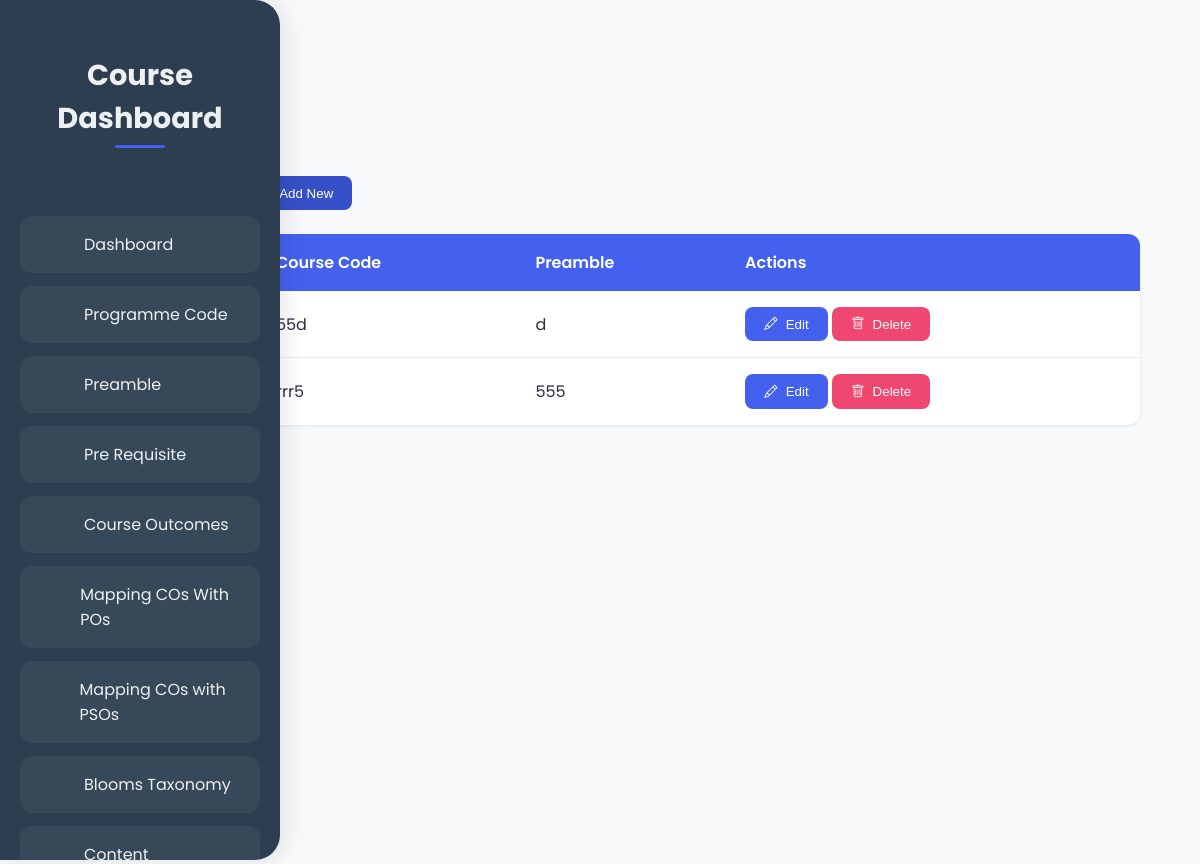
Page /menus/preamble.php on the committed database.
### tables this page shows
CREATE TABLE `preamble` (
  `id` int(11) NOT NULL,
  `course_code` varchar(50) NOT NULL,
  `preamble` text NOT NULL
);

### menus/preamble.php (the view, shortened to what this page needs)
<?php
include('../db_connect.php');
?>
<!DOCTYPE html>
<html lang="en">
<head>
    <link rel="stylesheet" href="https://cdn.jsdelivr.net/npm/bootstrap-icons@1.11.1/font/bootstrap-icons.css">
    <link rel="stylesheet" href="https://cdn.datatables.net/1.13.6/css/dataTables.bootstrap5.min.css">
    <link rel="stylesheet" href="../public/css/sidebar.css">
</head>
<body>
    <div class="container">
        <?php include('../sidebar.php'); ?>
        <div class="content-area">
            <button id="addNewBtn" onclick="showModal('addNewModal')" class="btn btn-success">Add New</button>
            <table id="preambleTable" class="table table-striped">
                <thead>
                    <tr>
                        <th>Course Code</th>
                        <th>Preamble</th>
                        <th>Actions</th>
                    </tr>
                </thead>
                <tbody>
                    <?php
                    $result = $conn->query("SELECT * FROM preamble");
                    while ($row = $result->fetch_assoc()):
                    ?>
                    <tr>
                        <td><?= htmlspecialchars($row['course_code']) ?></td>
                        <td><?= htmlspecialchars($row['preamble']) ?></td>
                        <td>
                            <button class="btn btn-primary"
                                    onclick="openEditModal(
                                        <?= $row['id'] ?>,
                                        '<?= $row['course_code'] ?>',
                                        `<?= addslashes($row['preamble']) ?>`
                                    )">
                                <i class="bi bi-pencil"></i> Edit
                            </button>
                            <form method="POST" style="display:inline;">
                                <button type="submit" class="btn btn-danger"
                                        onclick="return confirm('Are you sure?')">
                                    <i class="bi bi-trash"></i> Delete
                                </button>
                            </form>
                        </td>
                    </tr>
                    <?php endwhile; ?>
                </tbody>
            </table>
        </div>
    </div>
</body>
</html>

### public/css/sidebar.css (style rules this page uses)
:root { --primary-color: #2ecc71; --dark-bg: #2c3e50; --light-text: #ecf0f1; }
html, body { height: 100%; margin: 0; padding: 0; overflow-x: hidden; background: white }
body { font-family: 'Poppins', sans-serif; background: #f9f9f9; display: flex; flex-direction: column; }
.container { display: flex; flex: 1; min-height: 100vh; }
.content-area { min-height: 100vh; border-radius: 25px 0 0 25px; }
@media screen and (max-width: 1200px) { .content-area { margin-left: 240px; } }

### menus/preamble.php (style rules this page uses)
:root { --primary-color: #4361ee; --success-color: #06d6a0; --danger-color: #ef476f; --text-color: #2b2d42; --background-color: #f8f9fa; --transition: all 0.3s cubic-bezier(0.4, 0, 0.2, 1); }
body { font-family: 'Poppins', sans-serif; color: var(--text-color); background-color: var(--background-color); }
.content-area { margin-left: 19vw; margin-right: 2vw; padding: 2rem; }
.btn { padding: 0.6rem 1.2rem; border-radius: 8px; font-weight: 500; transition: var(--transition); display: inline-flex; align-items: center; gap: 0.5rem; border: none; cursor: pointer; }
.btn-success { background: var(--success-color); color: white; }
.btn-primary { background: var(--primary-color); color: white; }
.btn-danger { background: var(--danger-color); color: white; }
#preambleTable { background: white; border-radius: 12px; overflow: hidden; box-shadow: 0 1px 3px rgba(0, 0, 0, 0.1); margin-top: 1.5rem; border-collapse: separate; border-spacing: 0; width: 55rem; }
#preambleTable thead { background: var(--primary-color); color: white; }
#preambleTable th { padding: 1rem; font-weight: 600; text-align: left; }
#preambleTable td { padding: 1rem; border-bottom: 1px solid #e9ecef; }
#preambleTable tr:last-child td { border-bottom: none; }
#addNewBtn { margin-top: 9rem; background: #3650c7; }

### rows in the picture
preamble: course_code "55d", preamble "d"
preamble: course_code "rrr5", preamble "555"
